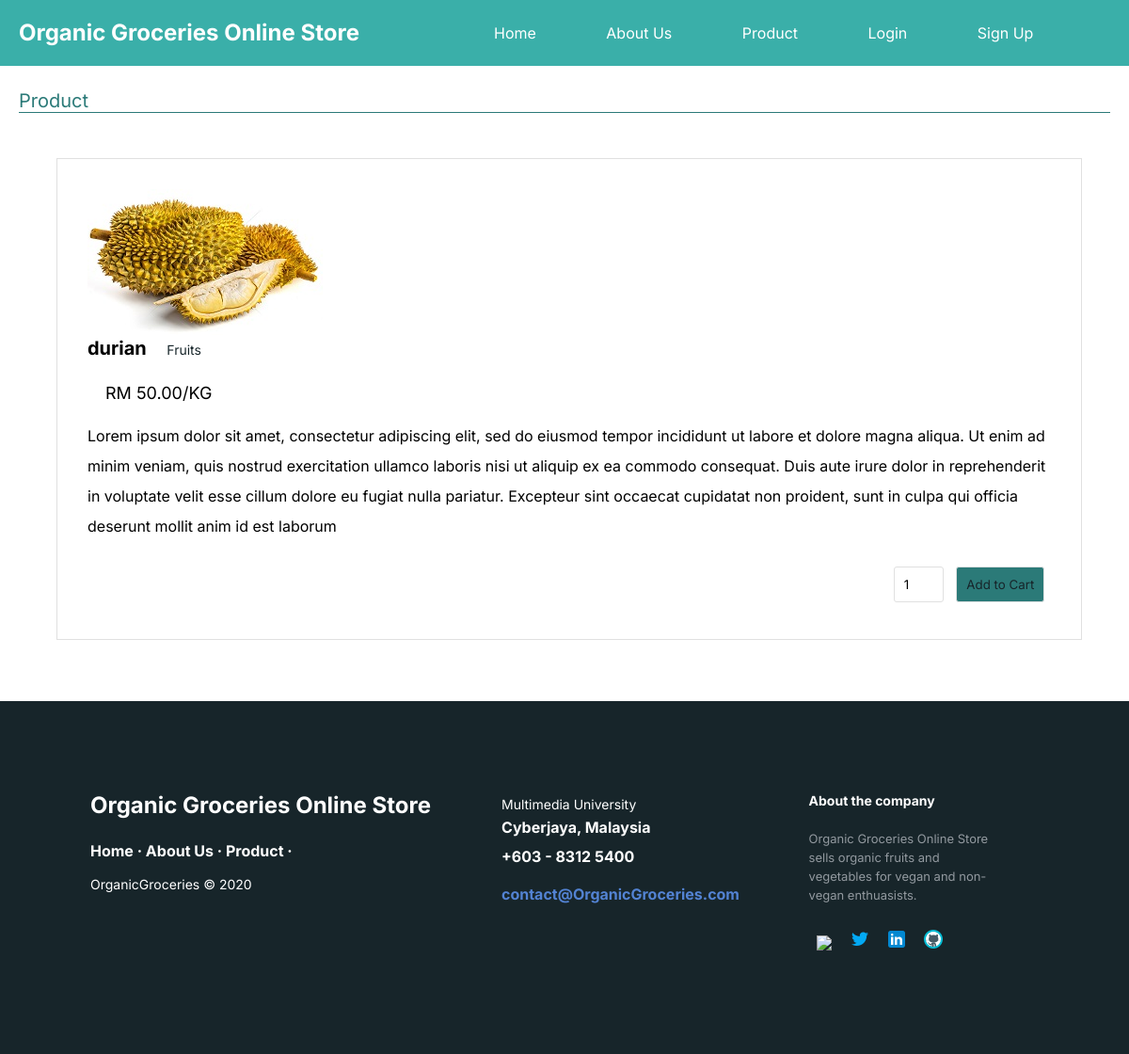
The app's page /User/productdetailpage.php?pid=P13 with its own data.
### tables this page shows
CREATE TABLE IF NOT EXISTS `product` (
  `Product_ID` varchar(6) NOT NULL,
  `Product_Name` varchar(30) NOT NULL,
  `Product_Price` varchar(30) NOT NULL,
  `Product_Photo` text,
  `Product_Desc` text,
  `Category_ID` varchar(30) NOT NULL,
  PRIMARY KEY (`Product_ID`),
  KEY `fk_constraint` (`Category_ID`)
);

### User/productdetailpage.php (the view, shortened to what this page needs)
<?php require_once '../Database/connectdatabase.php'; ?>
<!DOCTYPE html>
<html lang="en">
<head>
    <link rel="stylesheet" href="css/reset.css" />
    <link rel="stylesheet" href="css/productdetailpage.css" />
</head>
<body>
  <?php include'templates/header.php'; ?>
  <section class="product-grid">
    <h1 class="heading">Product</h1>
    <?php
      if(!empty($_GET['pid'])){
        $pid = $_GET['pid'];
        $sql = 'SELECT * FROM Product WHERE Product_ID = "'.$pid.'"';
        $result = mysqli_query($conn,$sql);
        if(mysqli_num_rows($result) == 1){
          $row = mysqli_fetch_assoc($result); ?>
          <div class="item-product">
        		<div class="item-product-image"><img src="../<?php echo $row['Product_Photo']; ?>"></div>
              <form class="item-product-right" method="post"
              action="<?php
                if (isset($_SESSION['logged'])){
                  if($_SESSION['logged'] == TRUE) {
                    echo 'shoppingcart.php?action=add&pid='.$row['Product_ID'];
                  }
                } else {
                    echo '../Authentication/authpage.php?auth=login';
                  }
              ?>">
                  <div class="item-product-title"><?php echo $row['Product_Name']; ?></div>
									<div class="item-product-cat"><?php
										if($row['Category_ID'] == "C01"){
											echo "Vegetables";
										} else {
											echo "Fruits";
										}
										?></div>
										<div class="item-product-price">RM <?php echo $row['Product_Price']; ?>/KG</div>
                  <div class="item-product-desc"><?php echo $row['Product_Desc']; ?></div>
                  <div class="cart-action">
                    <input type="number" name="quantity" value="1" min="1" class="item-product-quantity">
                    <input type="submit" value="Add to Cart" class="addcart-button">
                  </div>
              </form>
          </div>
        <?php }
      } ?>
  </section>
  <footer class="footer-distributed">
    <?php include 'templates/footer.php'; ?>
  </footer>
</body>
</html>

### User/css/productdetailpage.css (style rules this page uses)
* { font-family: 'Inter', Verdana, Tahoma, "Trebuchet MS", "DejuVu Sans", "Bitstream Vera Sans", sans-serif; font-style: normal; box-sizing: border-box; }
.product-grid { margin: 25px 20px; padding: 0px 0px; clear: both; overflow: auto; }
.heading { font-weight: normal; font-size: 20px; margin-bottom: 18px; color: #2B7A78; border-bottom: 1px solid #2B7A78; overflow: auto; }
.item-product { float: left; background: #ffffff; padding: 2em 2em; margin: 30px 30px 40px 40px; border: #E0E0E0 1px solid; }
.item-product-image { height: 155px; width: 250px; background-color: #FFF; }
.item-product-title { display: inline; font-weight: bold; font-size: 20px; margin-bottom: 20px; }
.item-product-price { font-weight: normal; font-size: 18px; margin: 0.5em 0.5em; padding: 10px 10px; }
.item-product-cat { display: inline; font-weight: normal; font-size: 14px; line-height: 32px; margin-bottom: 20px; color: #17252A; margin: 0.5em 0.5em; padding: 10px 10px; }
.item-product-desc { font-weight: normal; font-size: 16px; line-height: 32px; margin-bottom: 20px; }
.cart-action { float: right; }
.item-product-quantity { width: 4em; height: 2.9em; margin: 0.5em 0.5em; padding: 5px 10px; border-radius: 3px; border: #E0E0E0 1px solid; }
.addcart-button { height: 2.9em; padding: 5px 10px; margin: 0.5em 0.5em; background-color: #2B7A78; border: #E0E0E0 1px solid; color: #17252A; float: right; text-decoration: none; border-radius: 3px; cursor: pointer; }
footer.footer-distributed { background-color: #17252A; width: 100%; text-align: left; font-weight: bold; font-size: 16px; padding: 3em 3em; }

### records on screen
product: Product_Photo (picture), Product_Name "durian", Product_Price "50.00", Product_Desc "Lorem ipsum dolor sit amet, consectetur adipiscing elit, sed do eiusmod tempor incididunt ut labore et dolore magna aliqua. Ut enim ad minim veniam, quis nostrud exercitation ullamco laboris nisi ut aliquip ex ea commodo consequat. Duis aute irure dolor in reprehenderit in voluptate velit esse cillum dolore eu fugiat nulla pariatur. Excepteur sint occaecat cupidatat non proident, sunt in culpa qui officia deserunt mollit anim id est laborum"
